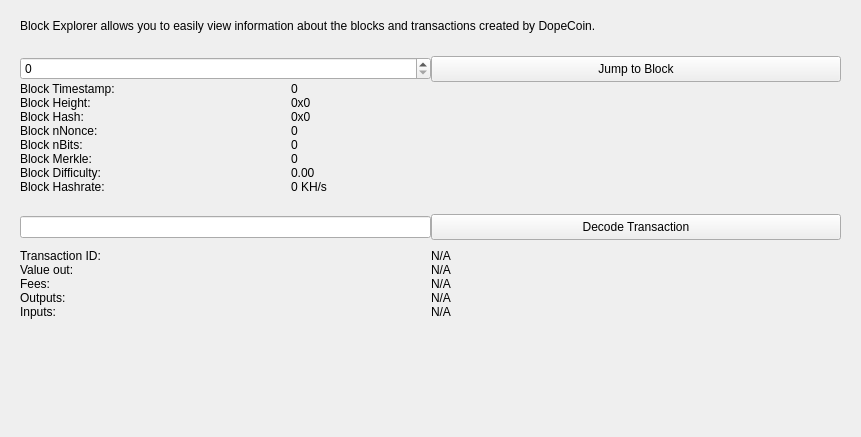
<?xml version="1.0" encoding="UTF-8"?>
<ui version="4.0">
 <class>BlockBrowser</class>
 <widget class="QWidget" name="BlockBrowser">
  <property name="windowModality">
   <enum>Qt::NonModal</enum>
  </property>
  <property name="enabled">
   <bool>true</bool>
  </property>
  <property name="geometry">
   <rect>
    <x>0</x>
    <y>0</y>
    <width>861</width>
    <height>437</height>
   </rect>
  </property>
  <property name="sizePolicy">
   <sizepolicy hsizetype="Expanding" vsizetype="Expanding">
    <horstretch>0</horstretch>
    <verstretch>0</verstretch>
   </sizepolicy>
  </property>
  <property name="acceptDrops">
   <bool>false</bool>
  </property>
  <property name="windowTitle">
   <string>Form</string>
  </property>
  <layout class="QGridLayout" name="gridLayout">
   <item row="0" column="0">
    <widget class="QWidget" name="blockHeaderContainer" native="true">
     <layout class="QHBoxLayout" name="horizontalLayout_4">
      <property name="spacing">
       <number>7</number>
      </property>
      <property name="topMargin">
       <number>5</number>
      </property>
      <property name="bottomMargin">
       <number>5</number>
      </property>
      <item>
       <widget class="QLabel" name="blockHeader">
        <property name="text">
         <string>Block Explorer allows you to easily view information about the blocks and transactions created by DopeCoin.</string>
        </property>
       </widget>
      </item>
      <item>
       <spacer name="horizontalSpacer_2">
        <property name="orientation">
         <enum>Qt::Horizontal</enum>
        </property>
        <property name="sizeHint" stdset="0">
         <size>
          <width>40</width>
          <height>20</height>
         </size>
        </property>
       </spacer>
      </item>
     </layout>
    </widget>
   </item>
   <item row="1" column="0">
    <widget class="QWidget" name="blockContainer" native="true">
     <layout class="QGridLayout" name="gridLayout_6">
      <property name="spacing">
       <number>0</number>
      </property>
      <item row="1" column="0" colspan="2">
       <layout class="QGridLayout" name="bottomgrid">
        <property name="topMargin">
         <number>0</number>
        </property>
        <item row="0" column="0">
         <widget class="QLabel" name="timeLabel">
          <property name="text">
           <string>Block Timestamp:</string>
          </property>
         </widget>
        </item>
        <item row="0" column="1">
         <widget class="QLabel" name="heightLabel">
          <property name="minimumSize">
           <size>
            <width>550</width>
            <height>0</height>
           </size>
          </property>
          <property name="text">
           <string>0</string>
          </property>
          <property name="textInteractionFlags">
           <set>Qt::LinksAccessibleByMouse|Qt::TextSelectableByKeyboard|Qt::TextSelectableByMouse</set>
          </property>
         </widget>
        </item>
        <item row="1" column="0">
         <widget class="QLabel" name="heightLabel_2">
          <property name="text">
           <string>Block Height:</string>
          </property>
         </widget>
        </item>
        <item row="1" column="1">
         <widget class="QLabel" name="hashBox">
          <property name="enabled">
           <bool>true</bool>
          </property>
          <property name="sizePolicy">
           <sizepolicy hsizetype="Preferred" vsizetype="Preferred">
            <horstretch>0</horstretch>
            <verstretch>0</verstretch>
           </sizepolicy>
          </property>
          <property name="minimumSize">
           <size>
            <width>0</width>
            <height>0</height>
           </size>
          </property>
          <property name="text">
           <string>0x0</string>
          </property>
          <property name="textInteractionFlags">
           <set>Qt::LinksAccessibleByMouse|Qt::TextSelectableByKeyboard|Qt::TextSelectableByMouse</set>
          </property>
         </widget>
        </item>
        <item row="2" column="0">
         <widget class="QLabel" name="hashLabel">
          <property name="text">
           <string>Block Hash:</string>
          </property>
         </widget>
        </item>
        <item row="7" column="0">
         <widget class="QLabel" name="pawLabel">
          <property name="text">
           <string>Block Hashrate:</string>
          </property>
         </widget>
        </item>
        <item row="4" column="1">
         <widget class="QLabel" name="bitsBox">
          <property name="text">
           <string>0</string>
          </property>
          <property name="textInteractionFlags">
           <set>Qt::LinksAccessibleByMouse|Qt::TextSelectableByKeyboard|Qt::TextSelectableByMouse</set>
          </property>
         </widget>
        </item>
        <item row="7" column="1">
         <widget class="QLabel" name="pawBox">
          <property name="text">
           <string>0 KH/s</string>
          </property>
          <property name="textInteractionFlags">
           <set>Qt::LinksAccessibleByMouse|Qt::TextSelectableByKeyboard|Qt::TextSelectableByMouse</set>
          </property>
         </widget>
        </item>
        <item row="3" column="1">
         <widget class="QLabel" name="nonceBox">
          <property name="text">
           <string>0</string>
          </property>
          <property name="textInteractionFlags">
           <set>Qt::LinksAccessibleByMouse|Qt::TextSelectableByKeyboard|Qt::TextSelectableByMouse</set>
          </property>
         </widget>
        </item>
        <item row="5" column="1">
         <widget class="QLabel" name="timeBox">
          <property name="text">
           <string>0</string>
          </property>
          <property name="textInteractionFlags">
           <set>Qt::LinksAccessibleByMouse|Qt::TextSelectableByKeyboard|Qt::TextSelectableByMouse</set>
          </property>
         </widget>
        </item>
        <item row="5" column="0">
         <widget class="QLabel" name="merkleLabel">
          <property name="text">
           <string>Block Merkle:</string>
          </property>
         </widget>
        </item>
        <item row="6" column="0">
         <widget class="QLabel" name="hardLabel">
          <property name="text">
           <string>Block Difficulty:</string>
          </property>
         </widget>
        </item>
        <item row="3" column="0">
         <widget class="QLabel" name="nonceLabel">
          <property name="text">
           <string>Block nNonce:</string>
          </property>
         </widget>
        </item>
        <item row="2" column="1">
         <widget class="QLabel" name="merkleBox">
          <property name="minimumSize">
           <size>
            <width>187</width>
            <height>0</height>
           </size>
          </property>
          <property name="text">
           <string>0x0</string>
          </property>
          <property name="textInteractionFlags">
           <set>Qt::LinksAccessibleByMouse|Qt::TextSelectableByKeyboard|Qt::TextSelectableByMouse</set>
          </property>
         </widget>
        </item>
        <item row="4" column="0">
         <widget class="QLabel" name="bitsLabel">
          <property name="text">
           <string>Block nBits:</string>
          </property>
         </widget>
        </item>
        <item row="6" column="1">
         <widget class="QLabel" name="hardBox">
          <property name="text">
           <string>0.00</string>
          </property>
          <property name="textInteractionFlags">
           <set>Qt::LinksAccessibleByMouse|Qt::TextSelectableByKeyboard|Qt::TextSelectableByMouse</set>
          </property>
         </widget>
        </item>
       </layout>
      </item>
      <item row="0" column="1">
       <widget class="QPushButton" name="blockButton">
        <property name="sizePolicy">
         <sizepolicy hsizetype="Minimum" vsizetype="Minimum">
          <horstretch>0</horstretch>
          <verstretch>0</verstretch>
         </sizepolicy>
        </property>
        <property name="minimumSize">
         <size>
          <width>0</width>
          <height>26</height>
         </size>
        </property>
        <property name="text">
         <string>Jump to Block</string>
        </property>
       </widget>
      </item>
      <item row="3" column="0">
       <widget class="QLineEdit" name="txBox">
        <property name="sizePolicy">
         <sizepolicy hsizetype="Preferred" vsizetype="Fixed">
          <horstretch>0</horstretch>
          <verstretch>0</verstretch>
         </sizepolicy>
        </property>
        <property name="minimumSize">
         <size>
          <width>131</width>
          <height>0</height>
         </size>
        </property>
        <property name="inputMask">
         <string comment="Transaction ID" extracomment="Transaction ID"/>
        </property>
        <property name="maxLength">
         <number>68</number>
        </property>
        <property name="placeholderText">
         <string comment="Transaction ID" extracomment="Transaction ID"/>
        </property>
       </widget>
      </item>
      <item row="0" column="0">
       <widget class="QSpinBox" name="heightBox">
        <property name="sizePolicy">
         <sizepolicy hsizetype="Minimum" vsizetype="Fixed">
          <horstretch>0</horstretch>
          <verstretch>0</verstretch>
         </sizepolicy>
        </property>
        <property name="minimumSize">
         <size>
          <width>131</width>
          <height>0</height>
         </size>
        </property>
        <property name="maximum">
         <number>99999999</number>
        </property>
       </widget>
      </item>
      <item row="3" column="1">
       <widget class="QPushButton" name="txButton">
        <property name="sizePolicy">
         <sizepolicy hsizetype="Minimum" vsizetype="Minimum">
          <horstretch>0</horstretch>
          <verstretch>0</verstretch>
         </sizepolicy>
        </property>
        <property name="minimumSize">
         <size>
          <width>0</width>
          <height>26</height>
         </size>
        </property>
        <property name="text">
         <string>Decode Transaction</string>
        </property>
       </widget>
      </item>
      <item row="5" column="0">
       <spacer name="verticalSpacer_2">
        <property name="orientation">
         <enum>Qt::Vertical</enum>
        </property>
        <property name="sizeHint" stdset="0">
         <size>
          <width>20</width>
          <height>40</height>
         </size>
        </property>
       </spacer>
      </item>
      <item row="2" column="0">
       <spacer name="verticalSpacer">
        <property name="orientation">
         <enum>Qt::Vertical</enum>
        </property>
        <property name="sizeType">
         <enum>QSizePolicy::Fixed</enum>
        </property>
        <property name="sizeHint" stdset="0">
         <size>
          <width>20</width>
          <height>20</height>
         </size>
        </property>
       </spacer>
      </item>
      <item row="4" column="0" colspan="2">
       <layout class="QGridLayout" name="topgrid">
        <property name="topMargin">
         <number>9</number>
        </property>
        <property name="bottomMargin">
         <number>9</number>
        </property>
        <item row="0" column="0">
         <widget class="QLabel" name="txLabel">
          <property name="text">
           <string>Transaction ID:</string>
          </property>
         </widget>
        </item>
        <item row="0" column="1">
         <widget class="QLabel" name="txID">
          <property name="text">
           <string>N/A</string>
          </property>
          <property name="textInteractionFlags">
           <set>Qt::LinksAccessibleByMouse|Qt::TextSelectableByKeyboard|Qt::TextSelectableByMouse</set>
          </property>
         </widget>
        </item>
        <item row="1" column="0">
         <widget class="QLabel" name="valueLabel">
          <property name="text">
           <string>Value out:</string>
          </property>
         </widget>
        </item>
        <item row="1" column="1">
         <widget class="QLabel" name="valueBox">
          <property name="text">
           <string>N/A</string>
          </property>
          <property name="textInteractionFlags">
           <set>Qt::LinksAccessibleByMouse|Qt::TextSelectableByKeyboard|Qt::TextSelectableByMouse</set>
          </property>
         </widget>
        </item>
        <item row="2" column="0">
         <widget class="QLabel" name="feesLabel">
          <property name="text">
           <string>Fees:</string>
          </property>
         </widget>
        </item>
        <item row="4" column="1">
         <widget class="QLabel" name="inputBox">
          <property name="text">
           <string>N/A</string>
          </property>
          <property name="alignment">
           <set>Qt::AlignLeading|Qt::AlignLeft|Qt::AlignTop</set>
          </property>
          <property name="textInteractionFlags">
           <set>Qt::LinksAccessibleByMouse|Qt::TextSelectableByKeyboard|Qt::TextSelectableByMouse</set>
          </property>
         </widget>
        </item>
        <item row="3" column="1">
         <widget class="QLabel" name="outputBox">
          <property name="text">
           <string>N/A</string>
          </property>
          <property name="alignment">
           <set>Qt::AlignLeading|Qt::AlignLeft|Qt::AlignTop</set>
          </property>
          <property name="textInteractionFlags">
           <set>Qt::LinksAccessibleByMouse|Qt::TextSelectableByKeyboard|Qt::TextSelectableByMouse</set>
          </property>
         </widget>
        </item>
        <item row="4" column="0">
         <widget class="QLabel" name="inputLabel">
          <property name="text">
           <string>Inputs:</string>
          </property>
          <property name="alignment">
           <set>Qt::AlignLeading|Qt::AlignLeft|Qt::AlignTop</set>
          </property>
         </widget>
        </item>
        <item row="2" column="1">
         <widget class="QLabel" name="feesBox">
          <property name="text">
           <string>N/A</string>
          </property>
          <property name="textInteractionFlags">
           <set>Qt::LinksAccessibleByMouse|Qt::TextSelectableByKeyboard|Qt::TextSelectableByMouse</set>
          </property>
         </widget>
        </item>
        <item row="3" column="0">
         <widget class="QLabel" name="outputLabel">
          <property name="text">
           <string>Outputs:</string>
          </property>
          <property name="alignment">
           <set>Qt::AlignLeading|Qt::AlignLeft|Qt::AlignTop</set>
          </property>
         </widget>
        </item>
       </layout>
      </item>
     </layout>
     <zorder>txButton</zorder>
     <zorder>heightBox</zorder>
     <zorder>blockButton</zorder>
     <zorder>txBox</zorder>
    </widget>
   </item>
  </layout>
 </widget>
 <resources/>
 <connections/>
</ui>
